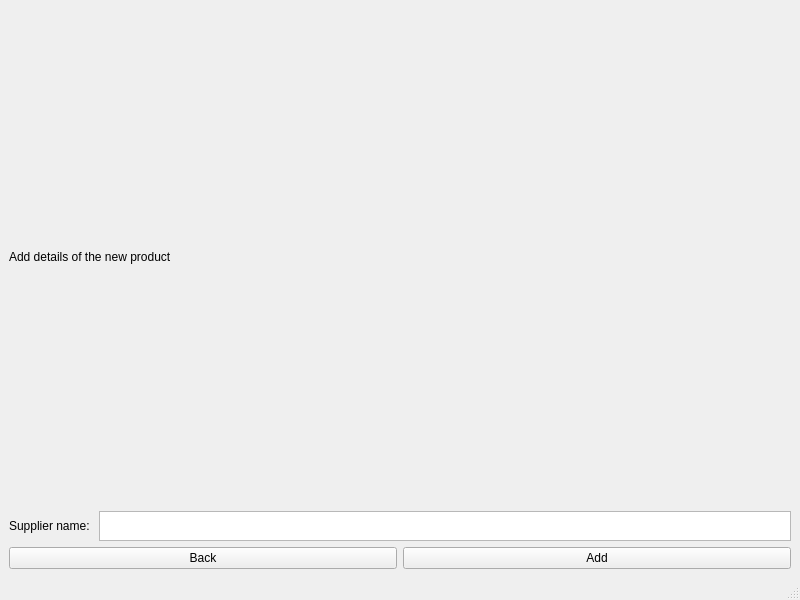
<?xml version="1.0" encoding="UTF-8"?>
<ui version="4.0">
 <class>AddSupplier</class>
 <widget class="QMainWindow" name="AddSupplier">
  <property name="geometry">
   <rect>
    <x>0</x>
    <y>0</y>
    <width>800</width>
    <height>600</height>
   </rect>
  </property>
  <property name="windowTitle">
   <string>MainWindow</string>
  </property>
  <widget class="QWidget" name="centralwidget">
   <layout class="QVBoxLayout" name="verticalLayout">
    <item>
     <widget class="QLabel" name="label">
      <property name="text">
       <string>Add details of the new product</string>
      </property>
     </widget>
    </item>
    <item>
     <layout class="QHBoxLayout" name="horizontalLayout">
      <item>
       <widget class="QLabel" name="label_3">
        <property name="text">
         <string>Supplier name: </string>
        </property>
       </widget>
      </item>
      <item>
       <widget class="QTextEdit" name="Name_textedit">
        <property name="maximumSize">
         <size>
          <width>16777215</width>
          <height>30</height>
         </size>
        </property>
       </widget>
      </item>
     </layout>
    </item>
    <item>
     <layout class="QHBoxLayout" name="horizontalLayout_2">
      <item>
       <widget class="QPushButton" name="back_btn">
        <property name="text">
         <string>Back</string>
        </property>
       </widget>
      </item>
      <item>
       <widget class="QPushButton" name="Add_btn">
        <property name="text">
         <string>Add</string>
        </property>
       </widget>
      </item>
     </layout>
    </item>
   </layout>
  </widget>
  <widget class="QStatusBar" name="statusbar"/>
 </widget>
 <resources/>
 <connections/>
</ui>
